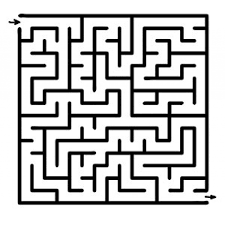
#> input picture görüntü işleme/tresh adaptive/labi.png, 225 x 225 px
$ python thresh2.py
#> lines starting #> are read from the running program, lines starting #| are printed output that depends on the picture
import cv2 as cv

image=cv.imread("labi.png",0)
#> image is the input picture: shape (225, 225); min 0, max 255, mean 198.8
image3=cv.imread("parnak.png",0)
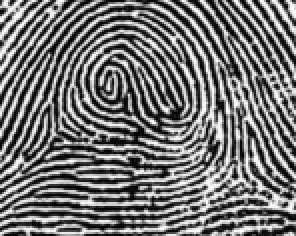
#> input picture görüntü işleme/tresh adaptive/parnak.png, 148 x 118 px (shown 2 times larger)
#> image3 is the input picture: shape (118, 148); min 0, max 255, mean 116.3
image2=cv.blur(image3,(3,3))
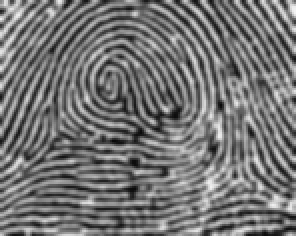
#> image2: shape (118, 148) (shown 2 times larger); min 9, max 242, mean 116.5

#simple thresh
ret,thresh1=cv.threshold(image2,160,255,cv.THRESH_BINARY)
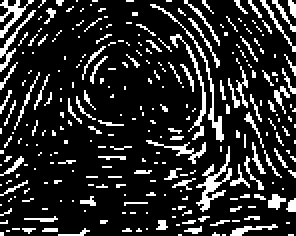
#> thresh1: shape (118, 148) (shown 2 times larger); 16.5% white in thin lines or dots

#adaptive treshhold
thresh2=cv.adaptiveThreshold(image2,255,cv.ADAPTIVE_THRESH_MEAN_C,\
                            cv.THRESH_BINARY,11,2)
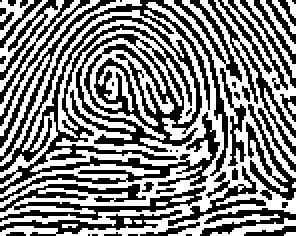
#> thresh2: shape (118, 148) (shown 2 times larger); 51.7% white; black in thin lines or dots

thresh3=cv.adaptiveThreshold(image2,255,cv.ADAPTIVE_THRESH_GAUSSIAN_C,\
                            cv.THRESH_BINARY,11,2)
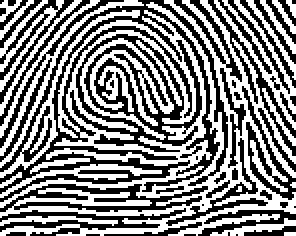
#> thresh3: shape (118, 148) (shown 2 times larger); 51.7% white; black in thin lines or dots

cv.imshow("renk",image2)
cv.imshow("thresh1",thresh1)
cv.imshow("thresh2",thresh2)
cv.imshow("thresh3",thresh3)


cv.waitKey(0)
cv.destroyAllWindows()
